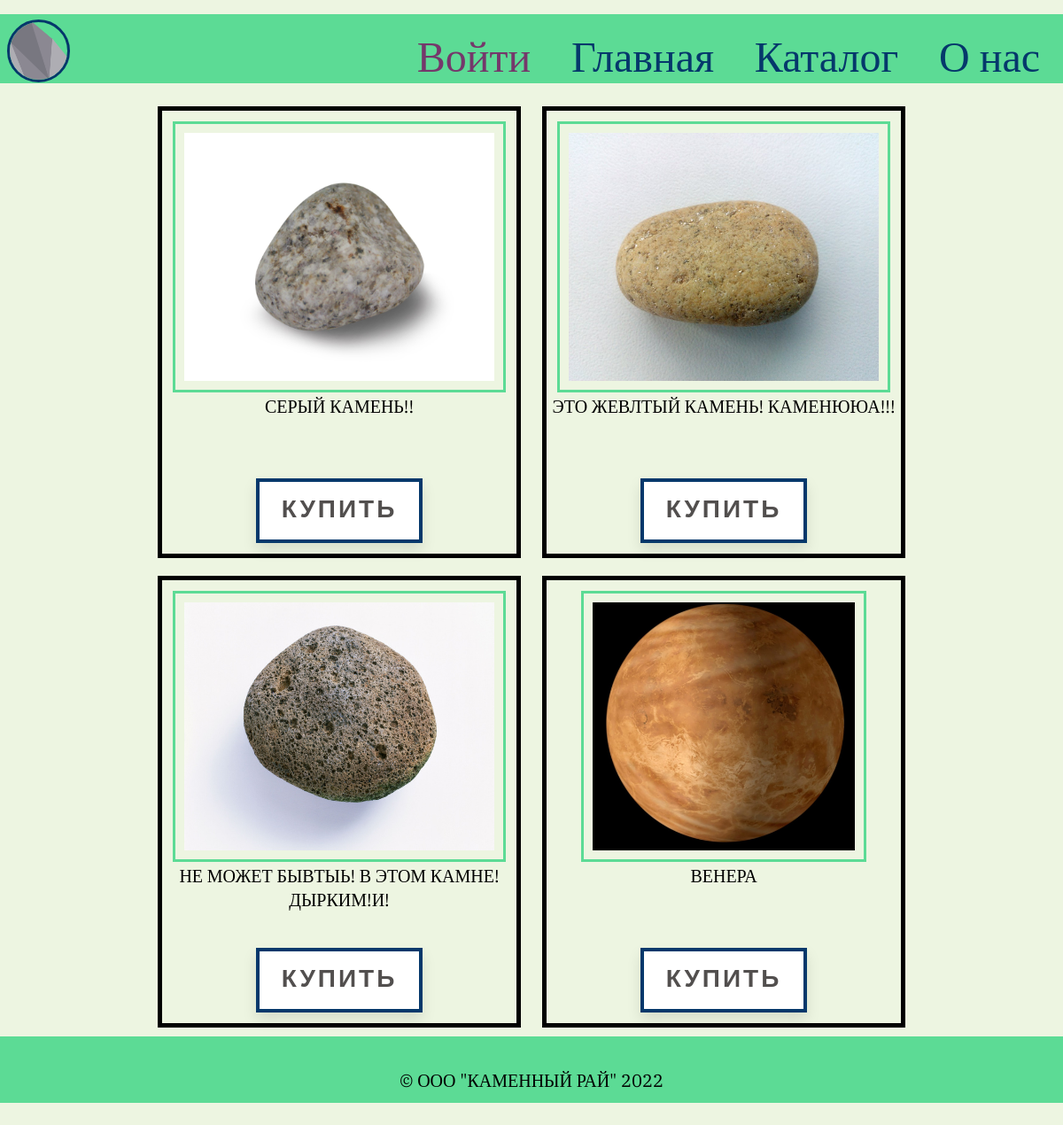
/catalog, run on the app's committed database.
### orm.py (models this page shows, shortened)
class Items(db.Model):
    id = db.Column(db.Integer, primary_key=True)
    name = db.Column(db.String(80), nullable=False)
    cost = db.Column(db.Integer)
    count = db.Column(db.Integer)
    image = db.Column(db.String(80))
    desc = db.Column(db.String(200))
    color = db.Column(db.String(80))
    mass = db.Column(db.String(80))
    taste = db.Column(db.String(80))
    cost_text = db.Column(db.String(80))
    categories = db.relationship('Categories', secondary=Item_Categories, backref=db.backref('Items', lazy=False))

### flaskpy.py (the view)
@app.route('/catalog')
def catalog():
    return render_template("catalog.html", items=Items.query.all())

### templates/catalog.html (shortened to what this page needs)
{% extends "base.html" %}
{% block head %}
    {{ super() }}
        <link rel="stylesheet" type="text/css" href="{{ url_for('static', filename='css_catalog.css') }}">
{% endblock %}
{% block content %}
    <div class="catalog">
        {% for item in items %}
            <div class="catalog_item">
                <img src="{{ url_for('static', filename='/pictures/' + item.image) }}"/>
                <div class="title">  {{item.name}} </div>
                <a class="button" href="item/{{item.id}}"> Купить </a>
            </div>
        {% endfor %}
    </div>
{% endblock %}

### static/css.css (style rules this page uses)
html { height: 100%; font-family: 'Arial Black'; }
body { margin:0; min-height: 100%; display: grid; grid-template-rows: auto 1fr auto; background-color: #EDF5E1; }

### static/css_catalog.css (style rules this page uses)
.catalog { text-align: center; }
.catalog_item { display: inline-block; height: 500px; border: 5px black solid; width: 400px; font-size: 20px; font-family: 'IBM Plex Serif', serif; margin: 10px; text-align: center; }
.catalog_item img { margin-top: 15px; height: 280px; max-width: 350px; margin-left: auto; margin-right: auto; display: block; border: 10px transparent solid; outline: 3px #5CDB95 solid; }
.button { text-decoration: none; display: inline-block; width: 180px; height: 65px; line-height: 60px; font-family: 'IBM Plex Serif', sans-serif; font-size: 28px; text-transform: uppercase; text-align: center; letter-spacing: 3px; font-weight: 600; transition: .3s; border: #05386B 4px solid; color: #524f4e; background: white; box-shadow: 0 8px 15px rgba(0, 0, 0, .1); margin-left: 0 auto; }
.catalog_item .title { margin: 5px; height: 90px; }

### data on the page
Items: image (picture), name "СЕРЫЙ КАМЕНЬ!!"
Items: image (picture), name "ЭТО ЖЕВЛТЫЙ КАМЕНЬ! КАМЕНЮЮА!!!"
Items: image (picture), name "НЕ МОЖЕТ БЫВТЫЬ! В ЭТОМ КАМНЕ! ДЫРКИМ!И!"
Items: image (picture), name "ВЕНЕРА"
